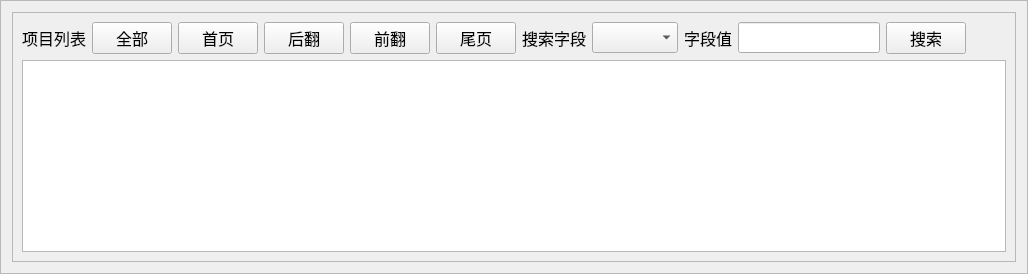
              <widget class="QFrame" name="frame_4">
               <property name="maximumSize">
                <size>
                 <width>4000</width>
                 <height>16777215</height>
                </size>
               </property>
               <property name="frameShape">
                <enum>QFrame::StyledPanel</enum>
               </property>
               <property name="frameShadow">
                <enum>QFrame::Raised</enum>
               </property>
               <layout class="QHBoxLayout" name="horizontalLayout_5">
                <item>
                 <widget class="QSplitter" name="splitter_6">
                  <property name="orientation">
                   <enum>Qt::Horizontal</enum>
                  </property>
                  <widget class="QFrame" name="frame_3">
                   <property name="frameShape">
                    <enum>QFrame::StyledPanel</enum>
                   </property>
                   <property name="frameShadow">
                    <enum>QFrame::Raised</enum>
                   </property>
                   <layout class="QVBoxLayout" name="verticalLayout_11">
                    <item>
                     <layout class="QHBoxLayout" name="horizontalLayout_14">
                      <item>
                       <widget class="QLabel" name="label_2">
                        <property name="sizePolicy">
                         <sizepolicy hsizetype="Fixed" vsizetype="Fixed">
                          <horstretch>0</horstretch>
                          <verstretch>0</verstretch>
                         </sizepolicy>
                        </property>
                        <property name="font">
                         <font>
                          <family>FZKai-Z03S</family>
                          <pointsize>12</pointsize>
                         </font>
                        </property>
                        <property name="text">
                         <string>项目列表</string>
                        </property>
                       </widget>
                      </item>
                      <item>
                       <widget class="QPushButton" name="pushButton_show_all">
                        <property name="font">
                         <font>
                          <family>FZKai-Z03S</family>
                          <pointsize>12</pointsize>
                         </font>
                        </property>
                        <property name="text">
                         <string>全部</string>
                        </property>
                       </widget>
                      </item>
                      <item>
                       <widget class="QPushButton" name="pushButton_2">
                        <property name="font">
                         <font>
                          <family>FZKai-Z03S</family>
                          <pointsize>12</pointsize>
                         </font>
                        </property>
                        <property name="text">
                         <string>首页</string>
                        </property>
                       </widget>
                      </item>
                      <item>
                       <widget class="QPushButton" name="pushButton_select_none">
                        <property name="font">
                         <font>
                          <family>FZKai-Z03S</family>
                          <pointsize>12</pointsize>
                         </font>
                        </property>
                        <property name="text">
                         <string>后翻</string>
                        </property>
                       </widget>
                      </item>
                      <item>
                       <widget class="QPushButton" name="pushButton_parse_row">
                        <property name="font">
                         <font>
                          <family>FZKai-Z03S</family>
                          <pointsize>12</pointsize>
                         </font>
                        </property>
                        <property name="text">
                         <string>前翻</string>
                        </property>
                       </widget>
                      </item>
                      <item>
                       <widget class="QPushButton" name="pushButton_3">
                        <property name="font">
                         <font>
                          <family>FZKai-Z03S</family>
                          <pointsize>12</pointsize>
                         </font>
                        </property>
                        <property name="text">
                         <string>尾页</string>
                        </property>
                       </widget>
                      </item>
                      <item>
                       <widget class="QLabel" name="label_129">
                        <property name="font">
                         <font>
                          <family>FZKai-Z03S</family>
                          <pointsize>12</pointsize>
                         </font>
                        </property>
                        <property name="text">
                         <string>搜索字段</string>
                        </property>
                       </widget>
                      </item>
                      <item>
                       <widget class="QComboBox" name="comboBox_search_item">
                        <property name="sizePolicy">
                         <sizepolicy hsizetype="Expanding" vsizetype="Fixed">
                          <horstretch>0</horstretch>
                          <verstretch>0</verstretch>
                         </sizepolicy>
                        </property>
                        <property name="font">
                         <font>
                          <family>FZKai-Z03S</family>
                          <pointsize>12</pointsize>
                         </font>
                        </property>
                       </widget>
                      </item>
                      <item>
                       <widget class="QLabel" name="label_131">
                        <property name="font">
                         <font>
                          <family>FZKai-Z03S</family>
                          <pointsize>12</pointsize>
                         </font>
                        </property>
                        <property name="text">
                         <string>字段值</string>
                        </property>
                       </widget>
                      </item>
                      <item>
                       <widget class="QLineEdit" name="lineEdit_search_item_value">
                        <property name="font">
                         <font>
                          <family>FZKai-Z03S</family>
                          <pointsize>12</pointsize>
                         </font>
                        </property>
                       </widget>
                      </item>
                      <item>
                       <widget class="QPushButton" name="pushButton_search_target">
                        <property name="font">
                         <font>
                          <family>FZKai-Z03S</family>
                          <pointsize>12</pointsize>
                         </font>
                        </property>
                        <property name="text">
                         <string>搜索</string>
                        </property>
                       </widget>
                      </item>
                      <item>
                       <spacer name="horizontalSpacer_3">
                        <property name="orientation">
                         <enum>Qt::Horizontal</enum>
                        </property>
                        <property name="sizeHint" stdset="0">
                         <size>
                          <width>40</width>
                          <height>20</height>
                         </size>
                        </property>
                       </spacer>
                      </item>
                     </layout>
                    </item>
                    <item>
                     <widget class="QTableView" name="tableView_book_info">
                      <property name="font">
                       <font>
                        <family>FZKai-Z03S</family>
                        <pointsize>12</pointsize>
                       </font>
                      </property>
                      <property name="sortingEnabled">
                       <bool>true</bool>
                      </property>
                     </widget>
                    </item>
                   </layout>
                  </widget>
                 </widget>
                </item>
               </layout>
              </widget>
